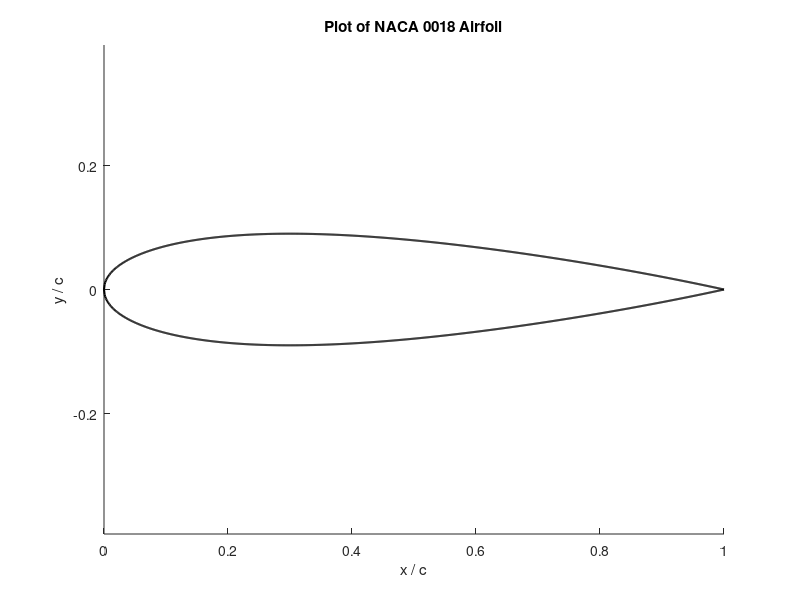
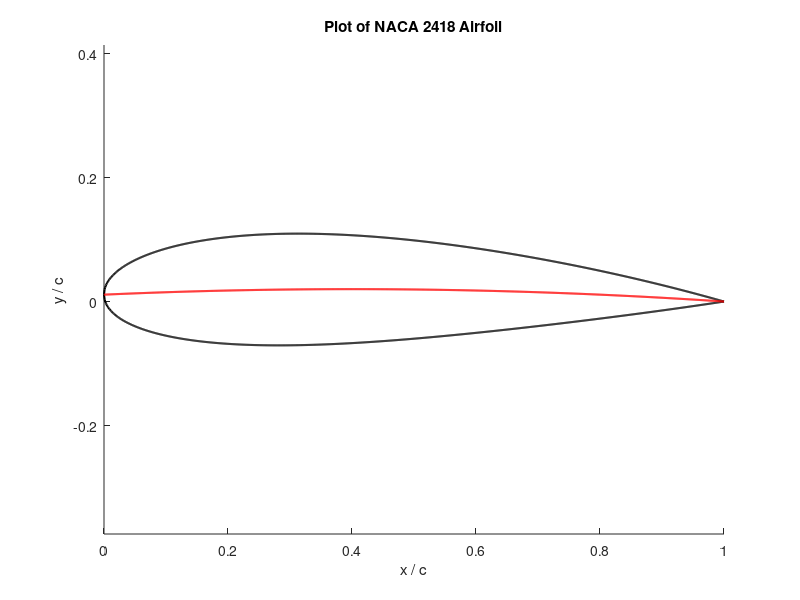

Reproduce these figures in MATLAB, in order.
% ASEN 3802 Lab 3 Aerodynamics Part 1 Task 1 NACA 4-Digit Generator

clear;
clc;
close all;

% c = chord length
% x = position along the chord from 0 to c
% y_t = the half thickness at a given x (mean camber line to surface)
% t = max thickness in percent chord
% m = maximum camber in percent chord
% p = location of max camber


function [x_b, y_b] = NACA_Airfoil_gen (c, t, m, p, x)

    y_t = ((t*c)/0.2) * (0.2969*sqrt(x/c) - 0.126*(x/c) - 0.3516*(x/c).^2 + 0.2843*(x/c).^3 - 0.1036*(x/c).^4); % thickness distribution of airfoil normal to the mean camber line
    
    y_c = 0; % formula for the mean camber line
    
    for i = 1:length(x)   % looping through x vector
        if i >= 0 && i < p*c
        
            y_c = ((m*x)/(p^2)) .* (2*p - (x/c));
        
        end
        
        if i >= p*c && i <= c
        
            y_c = ((m*(c-x)) / ((1-p)^2)) .* (1 + (x/c) - 2*p);
        
        end
    end
    
    dy_c_dx = diff(y_c) / diff(x);
    
    xi = atan(dy_c_dx);  % local angle
    
    % coordinates of upper(U) and lower(L) airfoil surface
    x_U = x - y_t.*sin(xi);  % i changes sign directions to go clockwise
    x_L = x + y_t.*sin(xi);

    x_b = [ x_U(end:-1:1), x_L(2:end) ]; % boundary matrix which reverses direction so starts at TE and goes cw (both Upper and lower)
    
    y_U = y_c - y_t.*cos(xi);
    y_L = y_c + y_t.*cos(xi);

    y_b = [ y_U(end:-1:1), y_L(2:end) ];

    
    figure;
    hold on
    plot (x_b, y_b, 'k', 'LineWidth', 1.5);
    if m ~= 0 && p ~= 0
        plot (x, y_c, 'r', 'LineWidth', 1.5) % plots camber line
    end
    % plot (x_b(1), y_b(1), 'ro'); % Test plots to ensure proper direction, 
    % plot (x_b(100), y_b(100), 'ro'); % Clockwise starting from TE
    axis equal
    xlabel('x / c');
    ylabel('y / c');
    title(['Plot of NACA ', num2str(m*100), num2str(p*10), num2str(t*100), ' Airfoil']);
    hold off;


end


c = 1;
x = linspace(0,c, 1000); % x is between 0 and c

% Givens for NACA 4415 Airfoil
t = 0.15;
m = 0.04;
p = 0.4;


% [x_b_4415, y_b_4415] = NACA_Airfoil_gen (c, t, m, p, x); % NACA 4415 Airfoil (test)

[x_b_0018, y_b_0018] = NACA_Airfoil_gen (c, 0.18, 0, 0, x); % NACA 0018 Airfoil

[x_b_2418, y_b_2418] = NACA_Airfoil_gen (c, 0.18, 0.02, 0.4, x); % NACA 2418 Airfoil





